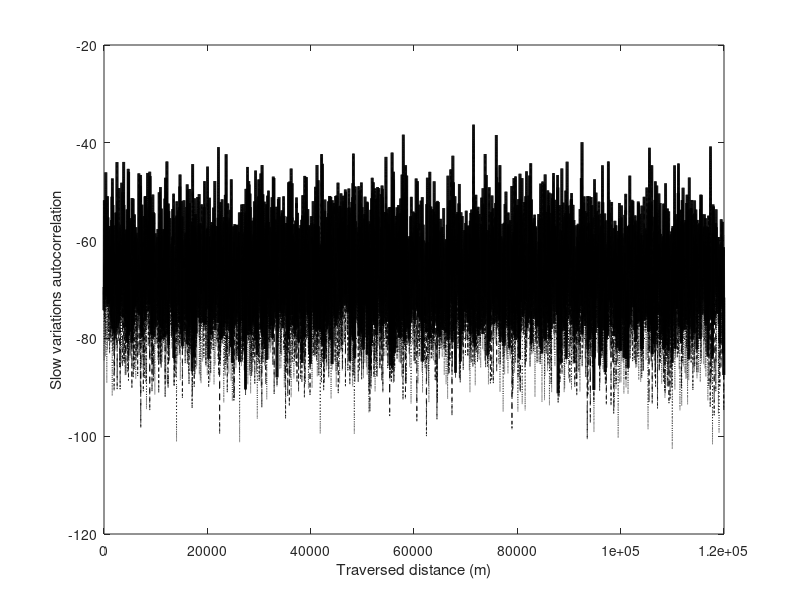
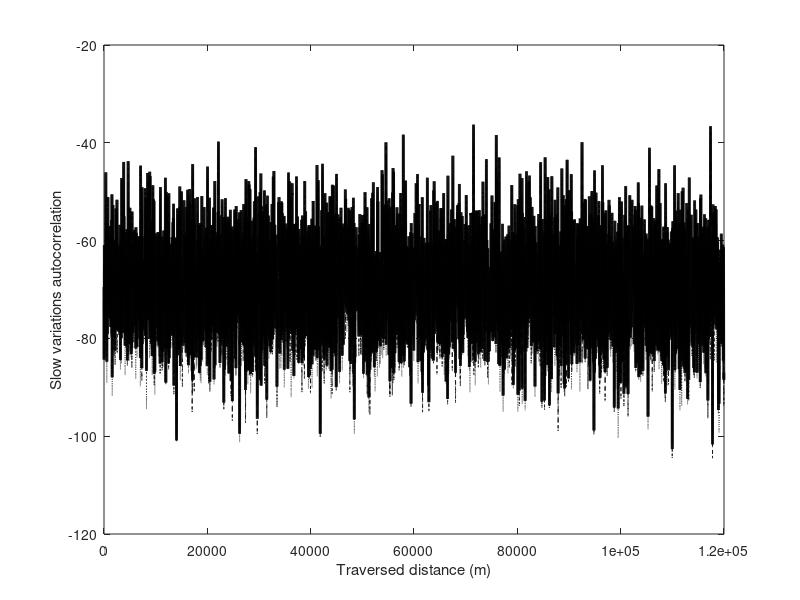

MATLAB code to generate these figures, in order:
%
% project32    (two cross correlated series)
%
%========================================================================
clear
close all
clc
%========================================================================
fMHz=2000;     % Frequency in MHz
Lcorr=30;       % Correlation distance in meters 
MM1=-70;          % Larger area mean in dBm
SS1=9;          % Larger area std or location variability in dB
MM2=-70;          % Larger area mean in dBm
SS2=9;          % Larger area std or location variability in dB

ThresHold=-80;

corr=[1 0.9
      0.9  1];
%=======================================================================
lambdac=300/fMHz;   % wavelength in m
ds=lambdac;
Nsamples=4000;
InterpRate=round(Lcorr/ds)
Lcorr=InterpRate*ds       % slightly correct Lcorr to make it a multiple of ds

% Create Gaussian series ================================================
R1=randn(1,Nsamples);
R2=randn(1,Nsamples);

disp('Cross-correlation coefficient')
corrcoef(R1,R2)

d_axis1=[1:Nsamples]*Lcorr-Lcorr;

d_axis2=([1:1/InterpRate:Nsamples]-1)*Lcorr;

Rinterpolated1=interp1(d_axis1,R1,d_axis2,'spline');
Rinterpolated2=interp1(d_axis1,R2,d_axis2,'spline');

Rinterpolated1=Rinterpolated1*SS1+MM1;
Rinterpolated2=Rinterpolated2*SS2+MM2;

plot(d_axis2,Rinterpolated1,'k:',d_axis2,Rinterpolated2,'k','LineWidth',2)
xlabel('Traversed distance (m)')
ylabel('Slow signal variations (dBm)')
ylabel('Slow variations autocorrelation')

disp('Cross-correlation coefficient')
corrcoef((Rinterpolated1-mean(Rinterpolated1))/std(Rinterpolated1),...
    (Rinterpolated2-mean(Rinterpolated2))/std(Rinterpolated2))

plot([d_axis2(1); d_axis2(end)],[ThresHold; ThresHold],'k:',d_axis2,Rinterpolated1,'k:',...
    d_axis2,Rinterpolated2,'k--',d_axis2,max(Rinterpolated1,Rinterpolated2),'k','LineWidth',2)
xlabel('Traversed distance (m)')
ylabel('Slow signal variations (dBm)')
ylabel('Slow variations autocorrelation')


% evaluate coverage probability =========================================

Nbelow1=find(Rinterpolated1<ThresHold);
disp('Coverage probability Signal 1')
Nabove1=find(Rinterpolated1>=ThresHold);
CovProb1=length(Nabove1)/length(Rinterpolated1)

Nbelow2=find(Rinterpolated2<ThresHold);
disp('Coverage probability Signal 2')
Nabove2=find(Rinterpolated2>=ThresHold);
CovProb2=length(Nabove2)/length(Rinterpolated2)

Nbelow12=find(Rinterpolated1<ThresHold | Rinterpolated2<ThresHold );
disp('Coverage probability with diversity Signals 1&2')
Nabove12=find(Rinterpolated1>=ThresHold | Rinterpolated2>=ThresHold);
CovProb12=length(Nabove12)/length(Rinterpolated1)

% Theoretical coverage probability 

kk1=(ThresHold-MM1)/SS1;
a1=0.5*erfc(kk1/sqrt(2))
u1=1-a1;

kk2=(ThresHold-MM2)/SS2;
a2=0.5*erfc(kk2/sqrt(2))
u2=1-a2;

aTuncor=1-u1*u2

% ======================================================================
% we reuse R1 and R2 from above

%corrcoef(R1,R2)

cholcorr=chol(corr)';
Rcorr=cholcorr*[R1;R2];
%%%%%%%%%%%%%%%%%%%%%%%%%%%%%%%%%%%%%%%%%%%%%%%%%%%%%%%%%%%%%%%%%%%%%%%%%

%corrcoef(Rcorr(1,:),Rcorr(2,:))

Rinterpolated1=interp1(d_axis1,Rcorr(1,:),d_axis2,'spline');
Rinterpolated2=interp1(d_axis1,Rcorr(2,:),d_axis2,'spline');


Rinterpolated1=Rinterpolated1*SS1+MM1;
Rinterpolated2=Rinterpolated2*SS2+MM2;

figure,plot(d_axis2,Rinterpolated1,'k:',d_axis2,Rinterpolated2,'k','LineWidth',2)
xlabel('Traversed distance (m)')
ylabel('Slow signal variations (dBm)')
ylabel('Slow variations autocorrelation')

disp('Cross-correlation coefficient')
corrcoef((Rinterpolated1-mean(Rinterpolated1))/std(Rinterpolated1),...
    (Rinterpolated2-mean(Rinterpolated2))/std(Rinterpolated2))

plot([d_axis2(1); d_axis2(end)],[ThresHold; ThresHold],'k:',d_axis2,Rinterpolated1,'k:',...
    d_axis2,Rinterpolated2,'k--',d_axis2,max(Rinterpolated1,Rinterpolated2),'k','LineWidth',2)
xlabel('Traversed distance (m)')
ylabel('Slow signal variations (dBm)')
ylabel('Slow variations autocorrelation')


% evaluate coverage probability ========================================

Nbelow1=find(Rinterpolated1<ThresHold);
disp('Coverage probability Signal 1')
Nabove1=find(Rinterpolated1>=ThresHold);
CovProb1=length(Nabove1)/length(Rinterpolated1)

Nbelow2=find(Rinterpolated2<ThresHold);
disp('Coverage probability Signal 2')
Nabove2=find(Rinterpolated2>=ThresHold);
CovProb2=length(Nabove2)/length(Rinterpolated2)

Nbelow12=find(Rinterpolated1<ThresHold | Rinterpolated2<ThresHold );
disp('Coverage probability with diversity Signals 1&2')
Nabove12=find(Rinterpolated1>=ThresHold | Rinterpolated2>=ThresHold);
CovProb12=length(Nabove12)/length(Rinterpolated1)

%========================================================================
% evaluate joint coverage probability theoretically
% in case of partial correlation

rho=corr(1,2);    % rho12 correlation coefficient
aTcorr=1-(rho*sqrt(u1*(1-u1))*sqrt(u2*(1-u2))+u1*u2)
